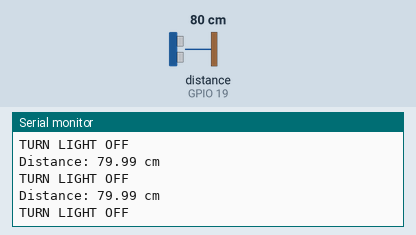
This sketch was run on a simulated ESP32. Shown: the last lines printed to the serial monitor. Wiring (inferred from the names in the program): ultrasonic range finder: trigger GPIO 18; echo GPIO 19. Inputs (shaded band) come from the test bench; at power-on: distance to the obstacle (sensor on GPIO 19) 80 cm. The echo pulse lasts 58.3 µs per cm.

Above: at 1.3 s.
1.4 s: distance to the obstacle (sensor on GPIO 19) set to 33 cm
At 1.9 s:
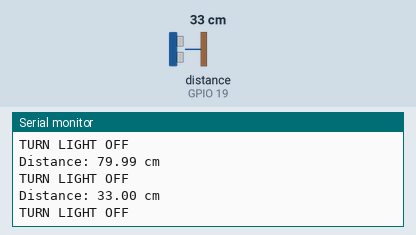
2.9 s: distance to the obstacle (sensor on GPIO 19) set to 28 cm
At 3.4 s:
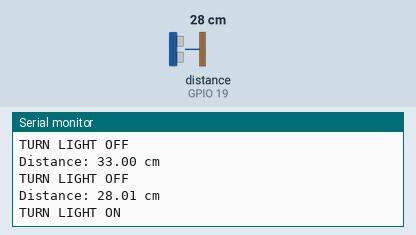
Timing chart, 0 to 5.9 s (numbered marks = the images above; inputs shaded):
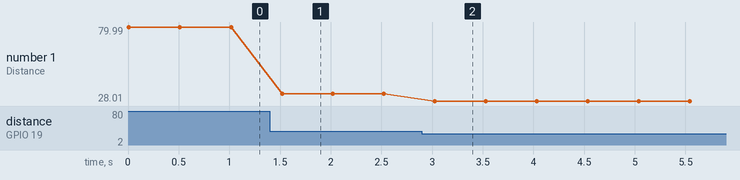

The sketch:

HOME_DEFENSE_DAY2_DETECTOR.ino
```cpp
#include <esp_now.h>
#include <WiFi.h>

// MAC address of the receiver ESP32 (update with your receiver’s MAC)
uint8_t receiverAddress[] = {0x6C, 0xC8, 0x40, 0x4E, 0xF2, 0xE0};

// Data structure to send
typedef struct struct_message {
  bool light_on;
} struct_message;

struct_message dataToSend;


const int trigPin = 18;
const int echoPin = 19;


void setup() {
  Serial.begin(9600);
  pinMode(trigPin, OUTPUT);
  pinMode(echoPin, INPUT);

  // Init WiFi in STA mode
  WiFi.mode(WIFI_STA);

  // Init ESP-NOW
  if (esp_now_init() != ESP_OK) {
    Serial.println("Error initializing ESP-NOW");
    return;
  }

  // Register send callback
  // esp_now_register_send_cb(onSent);

  // Add receiver as peer
  esp_now_peer_info_t peerInfo;
  memset(&peerInfo, 0, sizeof(peerInfo));          // CLEAR THE STRUCT
  memcpy(peerInfo.peer_addr, receiverAddress, 6);  // MAC address
  peerInfo.channel = 0;                            // use same Wi-Fi channel
  peerInfo.encrypt = false;                        // no encryption
  peerInfo.ifidx = WIFI_IF_STA;                    // <--- explicitly set the interface


  if (esp_now_add_peer(&peerInfo) != ESP_OK) {
    Serial.println("Failed to add peer");
    return;
  } else {
    Serial.println("Peer added OK");
  }
}

void loop() {
  long duration;
  float distance;

  // Send a 10 microsecond pulse to trigger
  digitalWrite(trigPin, LOW);
  delayMicroseconds(2);
  digitalWrite(trigPin, HIGH);
  delayMicroseconds(10);
  digitalWrite(trigPin, LOW);

  // Read the echo pin and calculate the distance
  duration = pulseIn(echoPin, HIGH);

  // The ultra-sonic sensor measures time in microseconds.
  // We want the distance measurement in cm.
  // We need to conver the speed of sound to cm/microsecond.

  // Speed of sound is 343 m/s -> 34,300 cm/s
  // There are 1,000,000 microseconds in 1 second
  // 34,300cm/s / 1,000,000 microseconds/s = 0.0343 cm/microsecond

  // Divide final answer by 2 since the time measured is the time it takes
  // for the sound to hit the object and bounce back. We just want the
  // distance to the object, not the distance to the object and back.
  distance = (duration * 0.0343) / 2;

  // Print the distance to the Serial Monitor
  Serial.print("Distance: ");
  Serial.print(distance);
  Serial.println(" cm");

  if(distance < 30){
    Serial.println("TURN LIGHT ON");

    dataToSend.light_on = true;

    esp_err_t result = esp_now_send(receiverAddress, (uint8_t *) &dataToSend, sizeof(dataToSend));

    // if (result == ESP_OK) {
    //   Serial.println("Sent successfully");
    // } else {
    //   Serial.println("Error sending data");
    // }
  }else{
    dataToSend.light_on = false;
      Serial.println("TURN LIGHT OFF");

      esp_err_t result = esp_now_send(receiverAddress, (uint8_t *) &dataToSend, sizeof(dataToSend));

      // if (result == ESP_OK) {
      //   Serial.println("Sent successfully");
      // } else {
      //   Serial.println("Error sending data");
      // }
  }

  delay(500); // Wait half a second before next reading


}
```

Measured:
- the behaviour switches between 31 and 30 cm on distance to the obstacle (sensor on GPIO 19) (found by bisection; images 1 and 2)
- after the input at 1.4 s, the serial monitor: prints a new line after 0.12 s (image 1)
- after the input at 2.9 s, the serial monitor: prints a new line after 0.13 s (image 2)
- plotted number 1: 79.99 → 33 after the input at 1.4 s, 33 → 28.01 after the input at 2.9 s
